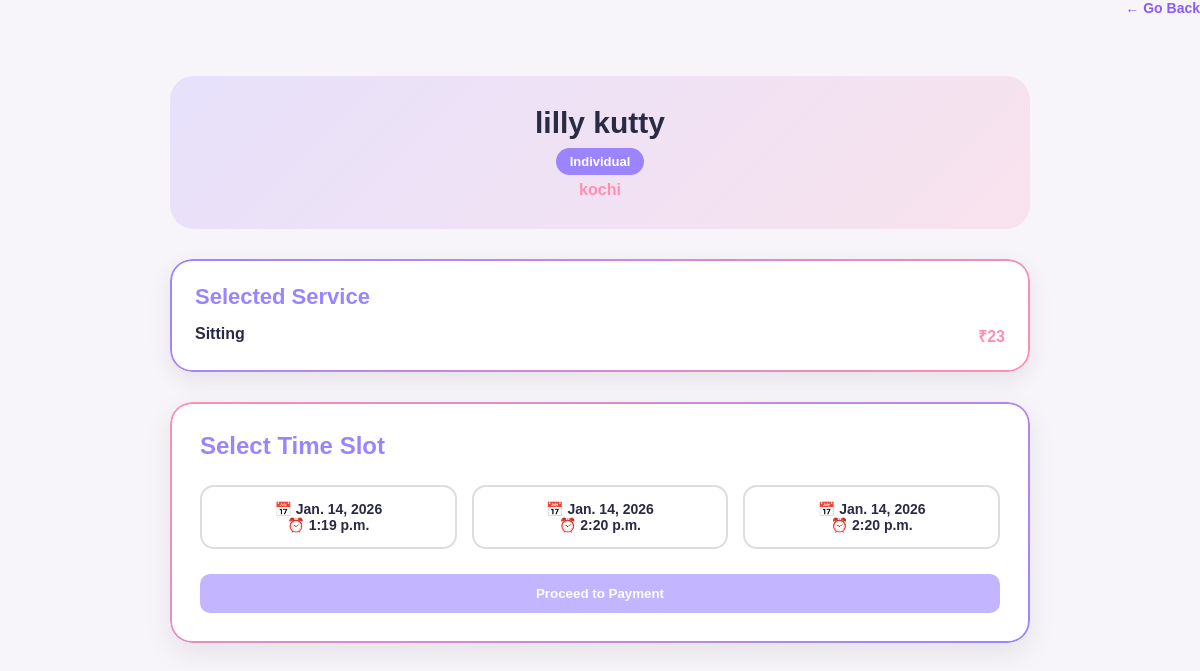
/slot_booking/16/?service=sitting, run on an earlier commit of the app's database.
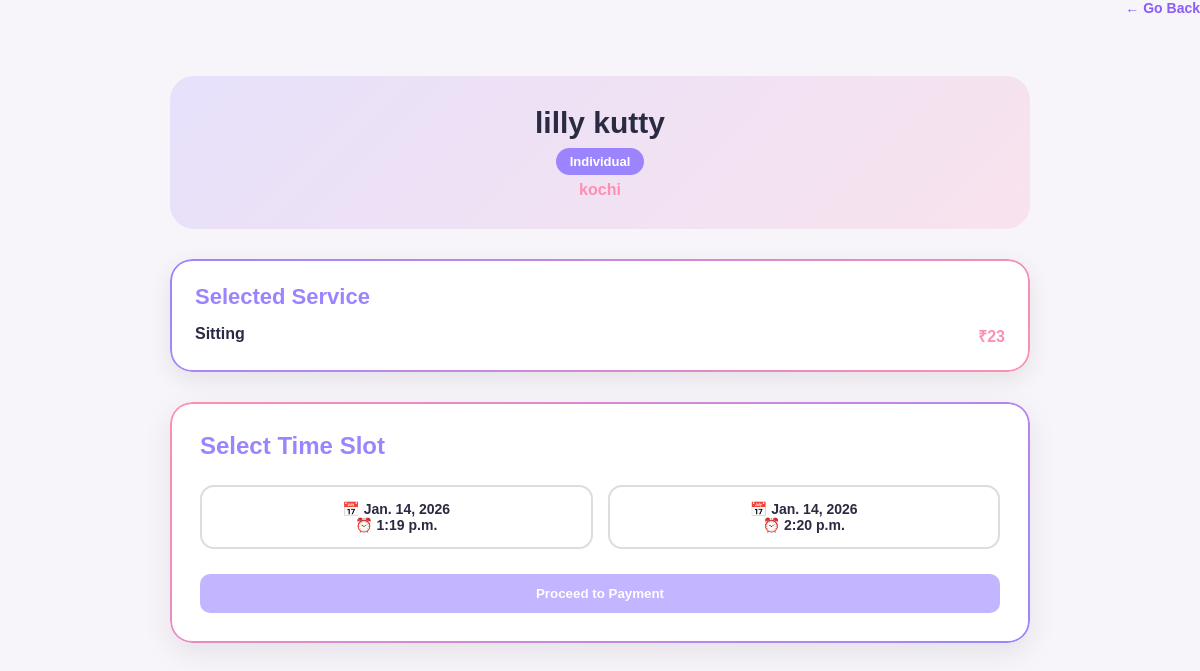
And on a later commit of the database.
### PetCare/models.py (models this page shows, shortened)
class TimeSlot(models.Model):
    provider = models.ForeignKey(
        ServiceProvider,
        on_delete=models.CASCADE,
        related_name='timeslots'
    )
    service_name = models.CharField(max_length=100)
    date = models.DateField()
    time = models.TimeField()   # ✅ SINGLE TIME (multiple rows = multiple times)
    is_available = models.BooleanField(default=True)

### PetCare/views.py (the view)
# urls.py: path("slot_booking/<int:provider_id>/", views.slot_booking, name="slot_booking"),
def slot_booking(request, provider_id):
    provider = get_object_or_404(ServiceProvider, id=provider_id)
    service = request.GET.get("service")
    if not service:
        return redirect("booknow", provider_id=provider_id)
    price = provider.services.get(service)
    if not price:
        return redirect("booknow", provider_id=provider_id)
    slots = TimeSlot.objects.filter(
        provider=provider,
        service_name=service,
        is_available=True
    ).order_by("date", "time")
    return render(request, "customer/slot_booking.html", {
        "provider": provider,
        "service": service,
        "price": price,
        "slots": slots
    })

### PetCare/templates/customer/slot_booking.html (shortened to what this page needs)
{% load static %}
<!DOCTYPE html>
<html lang="en">
<head>
    <link rel="stylesheet" href="{% static 'css/customer/slot_booking.css' %}">
</head>
<body>
<button type="button" class="back-btn" onclick="window.history.back()">
    ← Go Back
</button>
<div class="page">
    <div class="provider-header">
        <h2>{{ provider.full_name }}</h2>
        <span class="badge">{{ provider.get_provider_type_display }}</span>
        <p class="city">{{ provider.city }}</p>
    </div>
    <div class="service-card">
        <h3>Selected Service</h3>
        <div class="service-row">
            <span class="service-name">{{ service|title }}</span>
            <span class="price">₹{{ price }}</span>
        </div>
    </div>
    <div class="slot-card">
        <h3>Select Time Slot</h3>
        <form id="bookingForm">
            {% if slots %}
                <div class="slots-grid">
                    {% for slot in slots %}
                        <label class="slot">
                            <div class="slot-info">
                                <span>📅 {{ slot.date }}</span>
                                <span>⏰ {{ slot.time }}</span>
                            </div>
                        </label>
                    {% endfor %}
                </div>
            {% else %}
                <p class="no-slots">No slots available.</p>
            {% endif %}
            <div class="button-group">
                <button type="button" class="pay-btn" id="payBtn" disabled>
                    Proceed to Payment
                </button>
            </div>
        </form>
    </div>
</div>
</body>
</html>

What changed in the data, as far as the page shows it:
no longer on this page (row edited): TimeSlot: date "Jan. 14, 2026", time "2:20 p.m."
